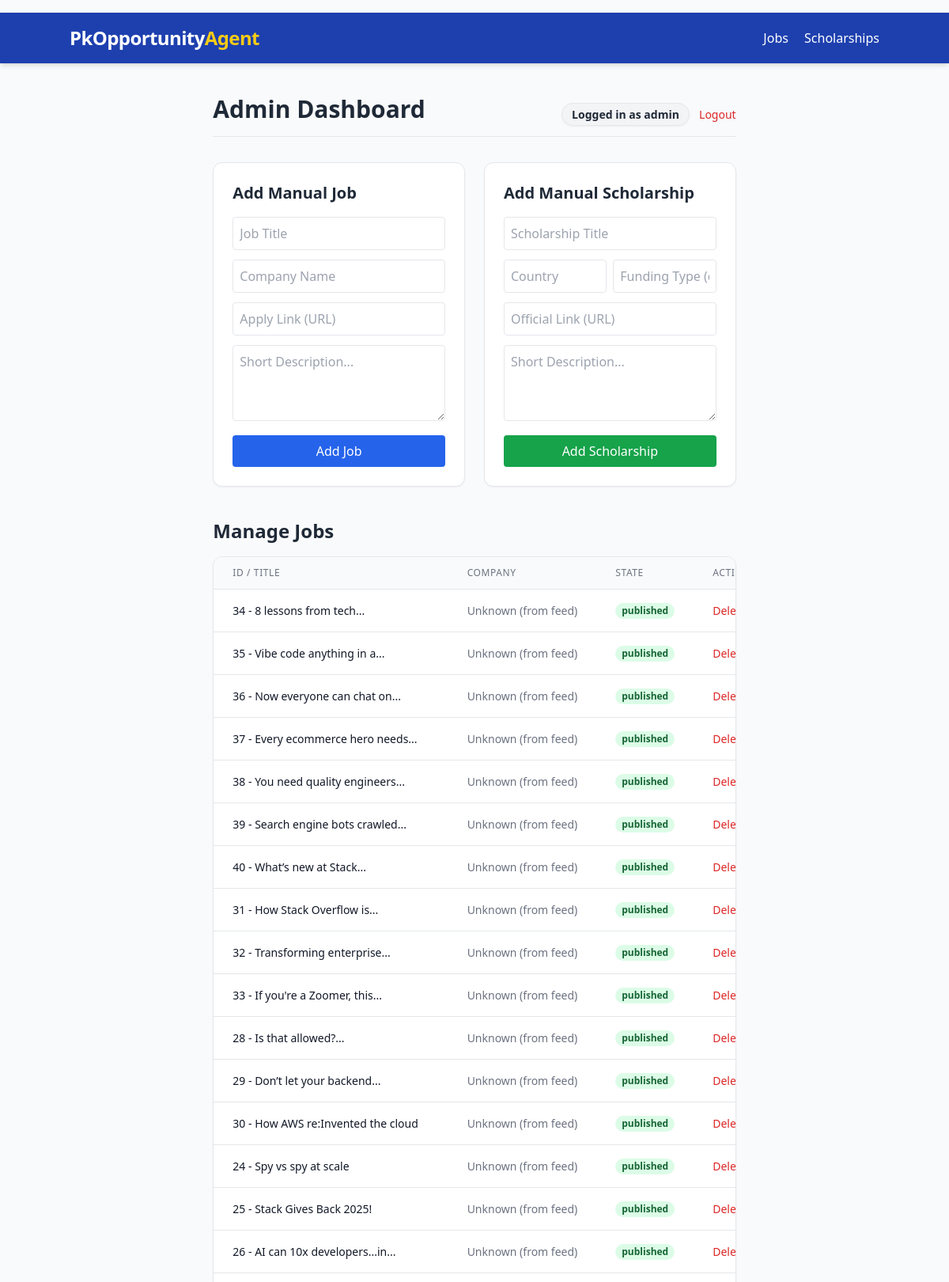
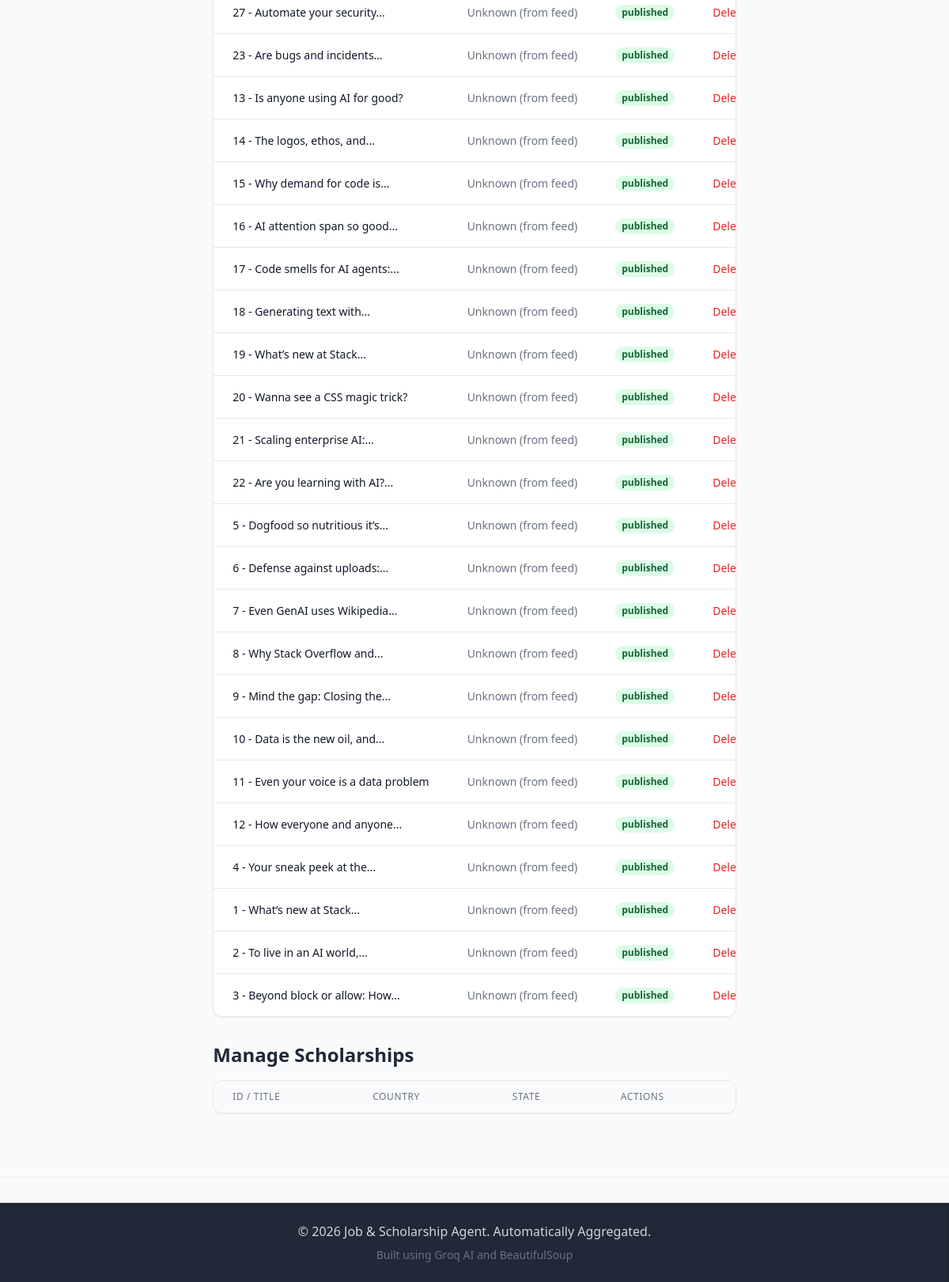
/admin (signed in), run on the app's committed database (2 pictures, top to bottom).
### models.py (models this page shows, shortened)
class Job(db.Model):
    __tablename__ = 'jobs'
    id = db.Column(db.Integer, primary_key=True)
    title = db.Column(db.String(255), nullable=False)
    company = db.Column(db.String(255))
    location = db.Column(db.String(255))
    salary = db.Column(db.String(255))
    description = db.Column(db.Text)
    apply_links = db.Column(db.Text) # Stored as JSON string or comma separated
    source = db.Column(db.String(255))
    date_posted = db.Column(db.DateTime, default=datetime.utcnow)
    normalized_title = db.Column(db.String(255), nullable=False)
    state = db.Column(db.String(50), default='pending') # pending, merged, published
    slug = db.Column(db.String(255))
    seo_title = db.Column(db.String(255))
    seo_meta = db.Column(db.String(255))
    json_ld = db.Column(db.Text)

### app.py (the view)
    @app.route('/admin')
    @admin_required
    def admin():
        jobs = Job.query.order_by(Job.date_posted.desc()).all()
        scholars = Scholarship.query.order_by(Scholarship.date_posted.desc()).all()
        return render_template('admin.html', jobs=jobs, scholars=scholars)

### templates/admin.html (shortened to what this page needs)
{% extends "base.html" %}
{% block content %}
<div class="mb-8 flex justify-between items-end border-b pb-4">
    <h1 class="text-3xl font-extrabold text-gray-800">Admin Dashboard</h1>
    <div>
        <span
            class="text-sm font-semibold px-3 py-1 bg-gray-100 text-gray-800 rounded-full border border-gray-200 shadow-sm mr-2">Logged
            in as admin</span>
        <a href="{{ url_for('logout') }}" class="text-red-600 hover:text-red-800 text-sm font-medium">Logout</a>
    </div>
</div>
<div class="grid grid-cols-1 md:grid-cols-2 gap-6 mb-10">
    <div class="bg-white p-6 rounded-xl shadow-sm border border-gray-200">
        <h3 class="text-xl font-bold mb-4">Add Manual Job</h3>
        <form method="POST" action="{{ url_for('admin_add', type='job') }}">
            <div class="mb-3">
                <input type="text" name="title" placeholder="Job Title" required
                    class="w-full border p-2 rounded focus:ring focus:ring-blue-200">
            </div>
            <div class="mb-3">
                <input type="text" name="company" placeholder="Company Name" required
                    class="w-full border p-2 rounded focus:ring focus:ring-blue-200">
            </div>
            <div class="mb-3">
                <input type="text" name="link" placeholder="Apply Link (URL)" required
                    class="w-full border p-2 rounded focus:ring focus:ring-blue-200">
            </div>
            <div class="mb-3">
                <textarea name="description" placeholder="Short Description..." required
                    class="w-full border p-2 rounded h-24 focus:ring focus:ring-blue-200"></textarea>
            </div>
            <button type="submit"
                class="w-full bg-blue-600 text-white p-2 rounded hover:bg-blue-700 font-medium transition-colors">Add
                Job</button>
        </form>
    </div>
    <div class="bg-white p-6 rounded-xl shadow-sm border border-gray-200">
        <h3 class="text-xl font-bold mb-4">Add Manual Scholarship</h3>
        <form method="POST" action="{{ url_for('admin_add', type='scholarship') }}">
            <div class="mb-3">
                <input type="text" name="title" placeholder="Scholarship Title" required
                    class="w-full border p-2 rounded focus:ring focus:ring-blue-200">
            </div>
            <div class="mb-3 flex gap-2">
                <input type="text" name="country" placeholder="Country" required
                    class="w-1/2 border p-2 rounded focus:ring focus:ring-blue-200">
                <input type="text" name="funding" placeholder="Funding Type (e.g. Fully Funded)" required
                    class="w-1/2 border p-2 rounded focus:ring focus:ring-blue-200">
            </div>
            <div class="mb-3">
                <input type="text" name="link" placeholder="Official Link (URL)" required
                    class="w-full border p-2 rounded focus:ring focus:ring-blue-200">
            </div>
            <div class="mb-3">
                <textarea name="description" placeholder="Short Description..." required
                    class="w-full border p-2 rounded h-24 focus:ring focus:ring-blue-200"></textarea>
            </div>
            <button type="submit"
                class="w-full bg-green-600 text-white p-2 rounded hover:bg-green-700 font-medium transition-colors">Add
                Scholarship</button>
        </form>
    </div>
</div>
<h3 class="text-2xl font-bold mb-4 mt-8">Manage Jobs</h3>
<div class="bg-white rounded-xl shadow-sm border border-gray-200 overflow-hidden mb-8">
    <table class="min-w-full divide-y divide-gray-200">
        <thead class="bg-gray-50">
            <tr>
                <th class="px-6 py-3 text-left text-xs font-medium text-gray-500 uppercase tracking-wider">ID / Title
                </th>
                <th class="px-6 py-3 text-left text-xs font-medium text-gray-500 uppercase tracking-wider">Company</th>
                <th class="px-6 py-3 text-left text-xs font-medium text-gray-500 uppercase tracking-wider">State</th>
                <th class="px-6 py-3 text-left text-xs font-medium text-gray-500 uppercase tracking-wider">Actions</th>
            </tr>
        </thead>
        <tbody class="bg-white divide-y divide-gray-200">
            {% for job in jobs %}
            <tr>
                <td class="px-6 py-4 whitespace-nowrap text-sm font-medium text-gray-900">{{ job.id }} - {{
                    job.title|truncate(30) }}</td>
                <td class="px-6 py-4 whitespace-nowrap text-sm text-gray-500">{{ job.company|truncate(20) }}</td>
                <td class="px-6 py-4 whitespace-nowrap text-sm">
                    <span
                        class="px-2 inline-flex text-xs leading-5 font-semibold rounded-full bg-green-100 text-green-800">{{
                        job.state }}</span>
                </td>
                <td class="px-6 py-4 whitespace-nowrap text-sm font-medium">
                    <a href="{{ url_for('admin_delete', type='job', id=job.id) }}"
                        class="text-red-600 hover:text-red-900"
                        onclick="return confirm('Are you sure you want to delete this job?');">Delete</a>
                </td>
            </tr>
            {% endfor %}
        </tbody>
    </table>
</div>
<h3 class="text-2xl font-bold mb-4 mt-8">Manage Scholarships</h3>
<div class="bg-white rounded-xl shadow-sm border border-gray-200 overflow-hidden mb-8">
    <table class="min-w-full divide-y divide-gray-200">
        <thead class="bg-gray-50">
            <tr>
                <th class="px-6 py-3 text-left text-xs font-medium text-gray-500 uppercase tracking-wider">ID / Title
                </th>
                <th class="px-6 py-3 text-left text-xs font-medium text-gray-500 uppercase tracking-wider">Country</th>
                <th class="px-6 py-3 text-left text-xs font-medium text-gray-500 uppercase tracking-wider">State</th>
                <th class="px-6 py-3 text-left text-xs font-medium text-gray-500 uppercase tracking-wider">Actions</th>
            </tr>
        </thead>
    </table>
</div>
{% endblock %}

### templates/base.html (shortened to what this page needs)
<!DOCTYPE html>
<html lang="en">
<head>
    <script src="https://cdn.tailwindcss.com"></script>
</head>
<body class="bg-gray-50 flex flex-col min-h-screen text-gray-800 font-sans">
    <div class="w-full text-center p-2">
    </div>
    <nav class="bg-blue-800 text-white p-4 shadow-md sticky top-0 z-50">
        <div class="container mx-auto flex justify-between items-center">
            <a href="/" class="text-2xl font-bold tracking-tight">PkOpportunity<span
                    class="text-yellow-400">Agent</span></a>
            <div class="space-x-4">
                <a href="/" class="hover:text-yellow-300 transition">Jobs</a>
                <a href="/scholarships" class="hover:text-yellow-300 transition">Scholarships</a>
            </div>
        </div>
    </nav>
    <main class="container mx-auto p-4 flex-grow flex gap-6 mt-6">
        <aside class="w-1/6 hidden lg:block">
        </aside>
        <section class="w-full lg:w-4/6">
            {% block content %}{% endblock %}
        </section>
        <aside class="w-1/6 hidden lg:block">
        </aside>
    </main>
    <div class="w-full text-center p-4 mt-8 border-t border-gray-200">
    </div>
    <footer class="bg-gray-800 text-gray-300 p-6 text-center shadow-inner mt-auto">
        <p>&copy; 2026 Job & Scholarship Agent. Automatically Aggregated.</p>
        <p class="text-sm mt-2 text-gray-500">Built using Groq AI and BeautifulSoup</p>
    </footer>
</body>
</html>

### data on the page
Job: id "34", title "8 lessons from tech...", company "Unknown (from feed)", state "published"
Job: id "35", title "Vibe code anything in a...", company "Unknown (from feed)", state "published"
Job: id "36", title "Now everyone can chat on...", company "Unknown (from feed)", state "published"
Job: id "37", title "Every ecommerce hero needs...", company "Unknown (from feed)", state "published"
Job: id "38", title "You need quality engineers...", company "Unknown (from feed)", state "published"
Job: id "39", title "Search engine bots crawled...", company "Unknown (from feed)", state "published"
Job: id "40", title "What’s new at Stack...", company "Unknown (from feed)", state "published"
Job: id "31", title "How Stack Overflow is...", company "Unknown (from feed)", state "published"
Job: id "32", title "Transforming enterprise...", company "Unknown (from feed)", state "published"
Job: id "33", title "If you're a Zoomer, this...", company "Unknown (from feed)", state "published"
Job: id "28", title "Is that allowed?...", company "Unknown (from feed)", state "published"
Job: id "29", title "Don’t let your backend...", company "Unknown (from feed)", state "published"
Job: id "30", title "How AWS re:Invented the cloud", company "Unknown (from feed)", state "published"
Job: id "24", title "Spy vs spy at scale", company "Unknown (from feed)", state "published"
Job: id "25", title "Stack Gives Back 2025!", company "Unknown (from feed)", state "published"
Job: id "26", title "AI can 10x developers...in...", company "Unknown (from feed)", state "published"
Job: id "27", title "Automate your security...", company "Unknown (from feed)", state "published"
Job: id "23", title "Are bugs and incidents...", company "Unknown (from feed)", state "published"
Job: id "13", title "Is anyone using AI for good?", company "Unknown (from feed)", state "published"
Job: id "14", title "The logos, ethos, and...", company "Unknown (from feed)", state "published"
Job: id "15", title "Why demand for code is...", company "Unknown (from feed)", state "published"
Job: id "16", title "AI attention span so good...", company "Unknown (from feed)", state "published"
Job: id "17", title "Code smells for AI agents:...", company "Unknown (from feed)", state "published"
Job: id "18", title "Generating text with...", company "Unknown (from feed)", state "published"
Job: id "19", title "What’s new at Stack...", company "Unknown (from feed)", state "published"
Job: id "20", title "Wanna see a CSS magic trick?", company "Unknown (from feed)", state "published"
Job: id "21", title "Scaling enterprise AI:...", company "Unknown (from feed)", state "published"
Job: id "22", title "Are you learning with AI?...", company "Unknown (from feed)", state "published"
Job: id "5", title "Dogfood so nutritious it’s...", company "Unknown (from feed)", state "published"
Job: id "6", title "Defense against uploads:...", company "Unknown (from feed)", state "published"
Job: id "7", title "Even GenAI uses Wikipedia...", company "Unknown (from feed)", state "published"
Job: id "8", title "Why Stack Overflow and...", company "Unknown (from feed)", state "published"
Job: id "9", title "Mind the gap: Closing the...", company "Unknown (from feed)", state "published"
Job: id "10", title "Data is the new oil, and...", company "Unknown (from feed)", state "published"
Job: id "11", title "Even your voice is a data problem", company "Unknown (from feed)", state "published"
Job: id "12", title "How everyone and anyone...", company "Unknown (from feed)", state "published"
Job: id "4", title "Your sneak peek at the...", company "Unknown (from feed)", state "published"
Job: id "1", title "What’s new at Stack...", company "Unknown (from feed)", state "published"
Job: id "2", title "To live in an AI world,...", company "Unknown (from feed)", state "published"
Job: id "3", title "Beyond block or allow: How...", company "Unknown (from feed)", state "published"
